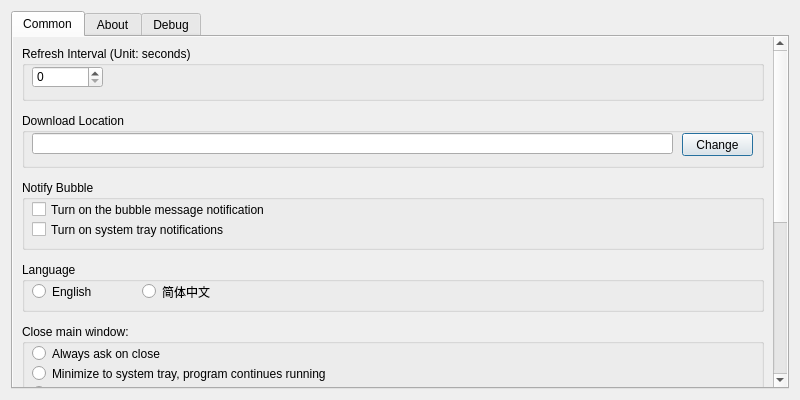
<?xml version="1.0" encoding="UTF-8"?>
<ui version="4.0">
 <class>SettingsDialog</class>
 <widget class="QDialog" name="SettingsDialog">
  <property name="geometry">
   <rect>
    <x>0</x>
    <y>0</y>
    <width>800</width>
    <height>400</height>
   </rect>
  </property>
  <property name="windowTitle">
   <string>Settings</string>
  </property>
  <layout class="QGridLayout" name="gridLayout">
   <item row="0" column="0">
    <widget class="QTabWidget" name="tabWidget">
     <property name="currentIndex">
      <number>0</number>
     </property>
     <widget class="QWidget" name="Common">
      <attribute name="title">
       <string>Common</string>
      </attribute>
      <layout class="QGridLayout" name="gridLayout_5">
       <property name="leftMargin">
        <number>0</number>
       </property>
       <property name="topMargin">
        <number>0</number>
       </property>
       <property name="rightMargin">
        <number>0</number>
       </property>
       <property name="bottomMargin">
        <number>0</number>
       </property>
       <property name="horizontalSpacing">
        <number>0</number>
       </property>
       <item row="0" column="0">
        <widget class="QScrollArea" name="scrollArea_Common">
         <property name="styleSheet">
          <string notr="true">QScrollArea#scrollArea_Common {
	border: none;
}</string>
         </property>
         <property name="widgetResizable">
          <bool>true</bool>
         </property>
         <widget class="QWidget" name="scrollAreaWidgetContents">
          <property name="geometry">
           <rect>
            <x>0</x>
            <y>0</y>
            <width>759</width>
            <height>657</height>
           </rect>
          </property>
          <layout class="QVBoxLayout" name="verticalLayout_3">
           <property name="spacing">
            <number>12</number>
           </property>
           <property name="leftMargin">
            <number>9</number>
           </property>
           <property name="topMargin">
            <number>9</number>
           </property>
           <property name="rightMargin">
            <number>9</number>
           </property>
           <property name="bottomMargin">
            <number>9</number>
           </property>
           <item>
            <widget class="QGroupBox" name="groupBox_14">
             <property name="sizePolicy">
              <sizepolicy hsizetype="Preferred" vsizetype="Fixed">
               <horstretch>0</horstretch>
               <verstretch>0</verstretch>
              </sizepolicy>
             </property>
             <property name="minimumSize">
              <size>
               <width>0</width>
               <height>55</height>
              </size>
             </property>
             <property name="title">
              <string>Refresh Interval (Unit: seconds)</string>
             </property>
             <widget class="QSpinBox" name="spinBox_RefreshInterval">
              <property name="geometry">
               <rect>
                <x>10</x>
                <y>20</y>
                <width>71</width>
                <height>22</height>
               </rect>
              </property>
              <property name="maximum">
               <number>3600</number>
              </property>
             </widget>
            </widget>
           </item>
           <item>
            <widget class="QGroupBox" name="groupBox_15">
             <property name="sizePolicy">
              <sizepolicy hsizetype="Preferred" vsizetype="Fixed">
               <horstretch>0</horstretch>
               <verstretch>0</verstretch>
              </sizepolicy>
             </property>
             <property name="minimumSize">
              <size>
               <width>0</width>
               <height>55</height>
              </size>
             </property>
             <property name="title">
              <string>Download Location</string>
             </property>
             <widget class="QPushButton" name="pushButton_SelectDownloadLocation">
              <property name="geometry">
               <rect>
                <x>660</x>
                <y>20</y>
                <width>71</width>
                <height>23</height>
               </rect>
              </property>
              <property name="text">
               <string>Change</string>
              </property>
             </widget>
             <widget class="QLineEdit" name="lineEdit_DownloadLocation">
              <property name="geometry">
               <rect>
                <x>10</x>
                <y>20</y>
                <width>641</width>
                <height>21</height>
               </rect>
              </property>
              <property name="readOnly">
               <bool>true</bool>
              </property>
             </widget>
            </widget>
           </item>
           <item>
            <widget class="QGroupBox" name="groupBox_16">
             <property name="sizePolicy">
              <sizepolicy hsizetype="Preferred" vsizetype="Fixed">
               <horstretch>0</horstretch>
               <verstretch>0</verstretch>
              </sizepolicy>
             </property>
             <property name="minimumSize">
              <size>
               <width>0</width>
               <height>70</height>
              </size>
             </property>
             <property name="title">
              <string>Notify Bubble</string>
             </property>
             <widget class="QCheckBox" name="checkBox_NotifyBubble">
              <property name="geometry">
               <rect>
                <x>10</x>
                <y>20</y>
                <width>361</width>
                <height>19</height>
               </rect>
              </property>
              <property name="text">
               <string>Turn on the bubble message notification</string>
              </property>
             </widget>
             <widget class="QCheckBox" name="checkBox_SystemTrayNotify">
              <property name="geometry">
               <rect>
                <x>10</x>
                <y>40</y>
                <width>361</width>
                <height>19</height>
               </rect>
              </property>
              <property name="text">
               <string>Turn on system tray notifications</string>
              </property>
             </widget>
            </widget>
           </item>
           <item>
            <widget class="QGroupBox" name="groupBox">
             <property name="sizePolicy">
              <sizepolicy hsizetype="Preferred" vsizetype="Fixed">
               <horstretch>0</horstretch>
               <verstretch>0</verstretch>
              </sizepolicy>
             </property>
             <property name="minimumSize">
              <size>
               <width>0</width>
               <height>50</height>
              </size>
             </property>
             <property name="title">
              <string>Language</string>
             </property>
             <widget class="QRadioButton" name="radioButton_lang_en_US">
              <property name="geometry">
               <rect>
                <x>10</x>
                <y>20</y>
                <width>95</width>
                <height>19</height>
               </rect>
              </property>
              <property name="text">
               <string notr="true">English</string>
              </property>
             </widget>
             <widget class="QRadioButton" name="radioButton_lang_zh_CN">
              <property name="geometry">
               <rect>
                <x>120</x>
                <y>20</y>
                <width>95</width>
                <height>19</height>
               </rect>
              </property>
              <property name="text">
               <string notr="true">简体中文</string>
              </property>
             </widget>
            </widget>
           </item>
           <item>
            <widget class="QGroupBox" name="groupBox_19">
             <property name="sizePolicy">
              <sizepolicy hsizetype="Preferred" vsizetype="Fixed">
               <horstretch>0</horstretch>
               <verstretch>0</verstretch>
              </sizepolicy>
             </property>
             <property name="minimumSize">
              <size>
               <width>0</width>
               <height>90</height>
              </size>
             </property>
             <property name="title">
              <string>Close main window:</string>
             </property>
             <widget class="QRadioButton" name="radioButton_cmw_tray">
              <property name="geometry">
               <rect>
                <x>10</x>
                <y>40</y>
                <width>721</width>
                <height>19</height>
               </rect>
              </property>
              <property name="text">
               <string>Minimize to system tray, program continues running</string>
              </property>
             </widget>
             <widget class="QRadioButton" name="radioButton_cmw_exit">
              <property name="geometry">
               <rect>
                <x>10</x>
                <y>60</y>
                <width>721</width>
                <height>19</height>
               </rect>
              </property>
              <property name="text">
               <string>Exit the program</string>
              </property>
             </widget>
             <widget class="QRadioButton" name="radioButton_cmw_ask">
              <property name="geometry">
               <rect>
                <x>10</x>
                <y>20</y>
                <width>721</width>
                <height>19</height>
               </rect>
              </property>
              <property name="text">
               <string>Always ask on close</string>
              </property>
             </widget>
            </widget>
           </item>
           <item>
            <widget class="QGroupBox" name="groupBox_20">
             <property name="sizePolicy">
              <sizepolicy hsizetype="Preferred" vsizetype="Fixed">
               <horstretch>0</horstretch>
               <verstretch>0</verstretch>
              </sizepolicy>
             </property>
             <property name="minimumSize">
              <size>
               <width>0</width>
               <height>65</height>
              </size>
             </property>
             <property name="title">
              <string>Start:</string>
             </property>
             <widget class="QCheckBox" name="checkBox_RunAtSystemStartup">
              <property name="geometry">
               <rect>
                <x>10</x>
                <y>20</y>
                <width>301</width>
                <height>19</height>
               </rect>
              </property>
              <property name="text">
               <string>Run at system startup</string>
              </property>
             </widget>
             <widget class="QCheckBox" name="checkBox_StartMinimizedToTray">
              <property name="geometry">
               <rect>
                <x>10</x>
                <y>40</y>
                <width>301</width>
                <height>19</height>
               </rect>
              </property>
              <property name="text">
               <string>Start minimized to tray</string>
              </property>
             </widget>
            </widget>
           </item>
           <item>
            <widget class="QGroupBox" name="groupBox_17">
             <property name="sizePolicy">
              <sizepolicy hsizetype="Preferred" vsizetype="Fixed">
               <horstretch>0</horstretch>
               <verstretch>0</verstretch>
              </sizepolicy>
             </property>
             <property name="minimumSize">
              <size>
               <width>0</width>
               <height>55</height>
              </size>
             </property>
             <property name="title">
              <string>File Watcher Debounce Delay</string>
             </property>
             <widget class="QSpinBox" name="spinBox_DebounceDelay">
              <property name="geometry">
               <rect>
                <x>10</x>
                <y>20</y>
                <width>71</width>
                <height>22</height>
               </rect>
              </property>
              <property name="maximum">
               <number>10000</number>
              </property>
             </widget>
            </widget>
           </item>
           <item>
            <widget class="QGroupBox" name="groupBox_18">
             <property name="sizePolicy">
              <sizepolicy hsizetype="Preferred" vsizetype="Fixed">
               <horstretch>0</horstretch>
               <verstretch>0</verstretch>
              </sizepolicy>
             </property>
             <property name="minimumSize">
              <size>
               <width>0</width>
               <height>115</height>
              </size>
             </property>
             <property name="title">
              <string>Network Agent</string>
             </property>
             <widget class="QPushButton" name="pushButton_AgentConfirm">
              <property name="geometry">
               <rect>
                <x>220</x>
                <y>20</y>
                <width>75</width>
                <height>23</height>
               </rect>
              </property>
              <property name="text">
               <string>Confirm</string>
              </property>
             </widget>
             <widget class="QLabel" name="label_4">
              <property name="geometry">
               <rect>
                <x>270</x>
                <y>80</y>
                <width>91</width>
                <height>21</height>
               </rect>
              </property>
              <property name="font">
               <font>
                <pointsize>11</pointsize>
               </font>
              </property>
              <property name="text">
               <string>Password</string>
              </property>
             </widget>
             <widget class="QLabel" name="label_2">
              <property name="geometry">
               <rect>
                <x>10</x>
                <y>76</y>
                <width>91</width>
                <height>21</height>
               </rect>
              </property>
              <property name="font">
               <font>
                <pointsize>11</pointsize>
               </font>
              </property>
              <property name="text">
               <string>UserName</string>
              </property>
             </widget>
             <widget class="QLabel" name="label_3">
              <property name="geometry">
               <rect>
                <x>270</x>
                <y>50</y>
                <width>91</width>
                <height>21</height>
               </rect>
              </property>
              <property name="font">
               <font>
                <pointsize>11</pointsize>
               </font>
              </property>
              <property name="text">
               <string>Port</string>
              </property>
             </widget>
             <widget class="QLineEdit" name="lineEdit_Password">
              <property name="geometry">
               <rect>
                <x>370</x>
                <y>80</y>
                <width>151</width>
                <height>21</height>
               </rect>
              </property>
              <property name="clearButtonEnabled">
               <bool>true</bool>
              </property>
             </widget>
             <widget class="QLineEdit" name="lineEdit_Server">
              <property name="geometry">
               <rect>
                <x>110</x>
                <y>50</y>
                <width>151</width>
                <height>21</height>
               </rect>
              </property>
              <property name="clearButtonEnabled">
               <bool>true</bool>
              </property>
             </widget>
             <widget class="QLineEdit" name="lineEdit_Port">
              <property name="geometry">
               <rect>
                <x>370</x>
                <y>50</y>
                <width>151</width>
                <height>21</height>
               </rect>
              </property>
              <property name="clearButtonEnabled">
               <bool>true</bool>
              </property>
             </widget>
             <widget class="QLineEdit" name="lineEdit_UserName">
              <property name="geometry">
               <rect>
                <x>110</x>
                <y>80</y>
                <width>151</width>
                <height>21</height>
               </rect>
              </property>
              <property name="clearButtonEnabled">
               <bool>true</bool>
              </property>
             </widget>
             <widget class="QPushButton" name="pushButton_AgentTest">
              <property name="geometry">
               <rect>
                <x>130</x>
                <y>20</y>
                <width>75</width>
                <height>23</height>
               </rect>
              </property>
              <property name="text">
               <string>Test</string>
              </property>
             </widget>
             <widget class="QComboBox" name="comboBox_AgentMode">
              <property name="geometry">
               <rect>
                <x>10</x>
                <y>20</y>
                <width>111</width>
                <height>22</height>
               </rect>
              </property>
              <item>
               <property name="text">
                <string>Not Agent</string>
               </property>
              </item>
              <item>
               <property name="text">
                <string>HTTP Proxy</string>
               </property>
              </item>
              <item>
               <property name="text">
                <string>SOCKS5 Proxy</string>
               </property>
              </item>
             </widget>
             <widget class="QLabel" name="label">
              <property name="geometry">
               <rect>
                <x>10</x>
                <y>50</y>
                <width>91</width>
                <height>21</height>
               </rect>
              </property>
              <property name="font">
               <font>
                <pointsize>11</pointsize>
               </font>
              </property>
              <property name="text">
               <string>Server</string>
              </property>
             </widget>
            </widget>
           </item>
          </layout>
         </widget>
        </widget>
       </item>
      </layout>
     </widget>
     <widget class="QWidget" name="About">
      <attribute name="title">
       <string>About</string>
      </attribute>
      <layout class="QGridLayout" name="gridLayout_4">
       <property name="leftMargin">
        <number>0</number>
       </property>
       <property name="topMargin">
        <number>0</number>
       </property>
       <property name="rightMargin">
        <number>0</number>
       </property>
       <property name="bottomMargin">
        <number>0</number>
       </property>
       <property name="spacing">
        <number>0</number>
       </property>
       <item row="0" column="0">
        <widget class="QScrollArea" name="scrollArea_About">
         <property name="styleSheet">
          <string notr="true">QScrollArea#scrollArea_About {
	border: none;
}</string>
         </property>
         <property name="widgetResizable">
          <bool>true</bool>
         </property>
         <widget class="QWidget" name="scrollAreaWidgetContents_3">
          <property name="geometry">
           <rect>
            <x>0</x>
            <y>0</y>
            <width>776</width>
            <height>354</height>
           </rect>
          </property>
          <layout class="QVBoxLayout" name="verticalLayout_2">
           <item>
            <widget class="QGroupBox" name="groupBox_3">
             <property name="sizePolicy">
              <sizepolicy hsizetype="Preferred" vsizetype="Fixed">
               <horstretch>0</horstretch>
               <verstretch>0</verstretch>
              </sizepolicy>
             </property>
             <property name="minimumSize">
              <size>
               <width>0</width>
               <height>100</height>
              </size>
             </property>
             <property name="title">
              <string>Version</string>
             </property>
             <layout class="QVBoxLayout" name="verticalLayout_4">
              <property name="spacing">
               <number>0</number>
              </property>
              <property name="leftMargin">
               <number>9</number>
              </property>
              <property name="topMargin">
               <number>9</number>
              </property>
              <property name="rightMargin">
               <number>9</number>
              </property>
              <property name="bottomMargin">
               <number>9</number>
              </property>
              <item>
               <widget class="QWidget" name="widget_2" native="true">
                <property name="sizePolicy">
                 <sizepolicy hsizetype="Preferred" vsizetype="Fixed">
                  <horstretch>0</horstretch>
                  <verstretch>0</verstretch>
                 </sizepolicy>
                </property>
                <property name="minimumSize">
                 <size>
                  <width>0</width>
                  <height>28</height>
                 </size>
                </property>
                <layout class="QHBoxLayout" name="horizontalLayout">
                 <property name="spacing">
                  <number>12</number>
                 </property>
                 <property name="leftMargin">
                  <number>9</number>
                 </property>
                 <property name="topMargin">
                  <number>9</number>
                 </property>
                 <property name="rightMargin">
                  <number>9</number>
                 </property>
                 <property name="bottomMargin">
                  <number>9</number>
                 </property>
                 <item>
                  <widget class="QLabel" name="label_Version">
                   <property name="sizePolicy">
                    <sizepolicy hsizetype="Preferred" vsizetype="Preferred">
                     <horstretch>0</horstretch>
                     <verstretch>0</verstretch>
                    </sizepolicy>
                   </property>
                   <property name="minimumSize">
                    <size>
                     <width>0</width>
                     <height>0</height>
                    </size>
                   </property>
                   <property name="text">
                    <string notr="true"/>
                   </property>
                   <property name="openExternalLinks">
                    <bool>true</bool>
                   </property>
                  </widget>
                 </item>
                 <item>
                  <widget class="QLabel" name="label_BuildType">
                   <property name="sizePolicy">
                    <sizepolicy hsizetype="Maximum" vsizetype="Preferred">
                     <horstretch>0</horstretch>
                     <verstretch>0</verstretch>
                    </sizepolicy>
                   </property>
                   <property name="text">
                    <string notr="true">Debug</string>
                   </property>
                  </widget>
                 </item>
                 <item>
                  <widget class="QLabel" name="label_Update">
                   <property name="sizePolicy">
                    <sizepolicy hsizetype="Maximum" vsizetype="Preferred">
                     <horstretch>0</horstretch>
                     <verstretch>0</verstretch>
                    </sizepolicy>
                   </property>
                   <property name="text">
                    <string>&lt;a href='https://github.com/Gerry-LGJ/SecAssistUp/releases'&gt;Manual Update&lt;/a&gt;</string>
                   </property>
                   <property name="openExternalLinks">
                    <bool>true</bool>
                   </property>
                  </widget>
                 </item>
                 <item>
                  <widget class="QLabel" name="label_GitHub">
                   <property name="sizePolicy">
                    <sizepolicy hsizetype="Maximum" vsizetype="Preferred">
                     <horstretch>0</horstretch>
                     <verstretch>0</verstretch>
                    </sizepolicy>
                   </property>
                   <property name="text">
                    <string notr="true">&lt;a href='https://github.com/Gerry-LGJ/SecAssistUp'&gt;GitHub&lt;/a&gt;</string>
                   </property>
                   <property name="openExternalLinks">
                    <bool>true</bool>
                   </property>
                  </widget>
                 </item>
                </layout>
               </widget>
              </item>
              <item>
               <widget class="QWidget" name="widget" native="true">
                <property name="sizePolicy">
                 <sizepolicy hsizetype="Preferred" vsizetype="Fixed">
                  <horstretch>0</horstretch>
                  <verstretch>0</verstretch>
                 </sizepolicy>
                </property>
                <property name="minimumSize">
                 <size>
                  <width>0</width>
                  <height>28</height>
                 </size>
                </property>
                <widget class="QRadioButton" name="radioButton_ud_auto">
                 <property name="geometry">
                  <rect>
                   <x>7</x>
                   <y>3</y>
                   <width>110</width>
                   <height>19</height>
                  </rect>
                 </property>
                 <property name="sizePolicy">
                  <sizepolicy hsizetype="Maximum" vsizetype="Fixed">
                   <horstretch>0</horstretch>
                   <verstretch>0</verstretch>
                  </sizepolicy>
                 </property>
                 <property name="text">
                  <string>Auto Update</string>
                 </property>
                </widget>
                <widget class="QRadioButton" name="radioButton_ud_notify">
                 <property name="geometry">
                  <rect>
                   <x>170</x>
                   <y>3</y>
                   <width>401</width>
                   <height>19</height>
                  </rect>
                 </property>
                 <property name="sizePolicy">
                  <sizepolicy hsizetype="Maximum" vsizetype="Fixed">
                   <horstretch>0</horstretch>
                   <verstretch>0</verstretch>
                  </sizepolicy>
                 </property>
                 <property name="text">
                  <string>Notify me when updates are available (System Tray Icon)</string>
                 </property>
                </widget>
               </widget>
              </item>
              <item>
               <widget class="QWidget" name="widget_3" native="true">
                <property name="sizePolicy">
                 <sizepolicy hsizetype="Preferred" vsizetype="Fixed">
                  <horstretch>0</horstretch>
                  <verstretch>0</verstretch>
                 </sizepolicy>
                </property>
                <property name="minimumSize">
                 <size>
                  <width>0</width>
                  <height>28</height>
                 </size>
                </property>
                <widget class="QPushButton" name="pushButton_CheckForUpdates">
                 <property name="geometry">
                  <rect>
                   <x>6</x>
                   <y>0</y>
                   <width>150</width>
                   <height>23</height>
                  </rect>
                 </property>
                 <property name="sizePolicy">
                  <sizepolicy hsizetype="Maximum" vsizetype="Maximum">
                   <horstretch>0</horstretch>
                   <verstretch>0</verstretch>
                  </sizepolicy>
                 </property>
                 <property name="minimumSize">
                  <size>
                   <width>150</width>
                   <height>0</height>
                  </size>
                 </property>
                 <property name="text">
                  <string>Check for Updates</string>
                 </property>
                </widget>
                <widget class="QLabel" name="label_CheckForUpdatesMsg">
                 <property name="geometry">
                  <rect>
                   <x>171</x>
                   <y>0</y>
                   <width>220</width>
                   <height>21</height>
                  </rect>
                 </property>
                 <property name="sizePolicy">
                  <sizepolicy hsizetype="Fixed" vsizetype="Preferred">
                   <horstretch>0</horstretch>
                   <verstretch>0</verstretch>
                  </sizepolicy>
                 </property>
                 <property name="minimumSize">
                  <size>
                   <width>220</width>
                   <height>0</height>
                  </size>
                 </property>
                 <property name="text">
                  <string/>
                 </property>
                </widget>
                <widget class="QProgressBar" name="progressBar_UpdateDownload">
                 <property name="geometry">
                  <rect>
                   <x>406</x>
                   <y>0</y>
                   <width>331</width>
                   <height>23</height>
                  </rect>
                 </property>
                 <property name="value">
                  <number>24</number>
                 </property>
                </widget>
               </widget>
              </item>
             </layout>
            </widget>
           </item>
           <item>
            <widget class="QGroupBox" name="groupBox_2">
             <property name="sizePolicy">
              <sizepolicy hsizetype="Preferred" vsizetype="Fixed">
               <horstretch>0</horstretch>
               <verstretch>0</verstretch>
              </sizepolicy>
             </property>
             <property name="minimumSize">
              <size>
               <width>0</width>
               <height>50</height>
              </size>
             </property>
             <property name="title">
              <string>Author</string>
             </property>
             <widget class="QLabel" name="label_5">
              <property name="geometry">
               <rect>
                <x>10</x>
                <y>20</y>
                <width>241</width>
                <height>16</height>
               </rect>
              </property>
              <property name="text">
               <string notr="true">TimeChicken</string>
              </property>
             </widget>
            </widget>
           </item>
           <item>
            <widget class="QGroupBox" name="groupBox_8">
             <property name="sizePolicy">
              <sizepolicy hsizetype="Preferred" vsizetype="Fixed">
               <horstretch>0</horstretch>
               <verstretch>0</verstretch>
              </sizepolicy>
             </property>
             <property name="minimumSize">
              <size>
               <width>0</width>
               <height>50</height>
              </size>
             </property>
             <property name="title">
              <string>Qt Version</string>
             </property>
             <widget class="QLabel" name="label_QtVersion">
              <property name="geometry">
               <rect>
                <x>10</x>
                <y>20</y>
                <width>241</width>
                <height>16</height>
               </rect>
              </property>
              <property name="text">
               <string notr="true"/>
              </property>
             </widget>
            </widget>
           </item>
           <item>
            <widget class="QGroupBox" name="groupBox_13">
             <property name="sizePolicy">
              <sizepolicy hsizetype="Preferred" vsizetype="Fixed">
               <horstretch>0</horstretch>
               <verstretch>0</verstretch>
              </sizepolicy>
             </property>
             <property name="minimumSize">
              <size>
               <width>0</width>
               <height>50</height>
              </size>
             </property>
             <property name="title">
              <string>Build Time</string>
             </property>
             <widget class="QLabel" name="label_BuildTime">
              <property name="geometry">
               <rect>
                <x>10</x>
                <y>20</y>
                <width>241</width>
                <height>16</height>
               </rect>
              </property>
              <property name="text">
               <string notr="true"/>
              </property>
             </widget>
            </widget>
           </item>
          </layout>
         </widget>
        </widget>
       </item>
      </layout>
     </widget>
     <widget class="QWidget" name="Debug">
      <attribute name="title">
       <string>Debug</string>
      </attribute>
      <layout class="QGridLayout" name="gridLayout_2">
       <property name="leftMargin">
        <number>0</number>
       </property>
       <property name="topMargin">
        <number>0</number>
       </property>
       <property name="rightMargin">
        <number>0</number>
       </property>
       <property name="bottomMargin">
        <number>0</number>
       </property>
       <property name="spacing">
        <number>0</number>
       </property>
       <item row="0" column="0">
        <widget class="QScrollArea" name="scrollArea_Debug">
         <property name="styleSheet">
          <string notr="true">QScrollArea#scrollArea_Debug {
	border: none;
}</string>
         </property>
         <property name="widgetResizable">
          <bool>true</bool>
         </property>
         <widget class="QWidget" name="scrollAreaWidgetContents_2">
          <property name="geometry">
           <rect>
            <x>0</x>
            <y>0</y>
            <width>776</width>
            <height>354</height>
           </rect>
          </property>
          <property name="styleSheet">
           <string notr="true"/>
          </property>
          <layout class="QVBoxLayout" name="verticalLayout">
           <item>
            <widget class="QGroupBox" name="groupBox_4">
             <property name="sizePolicy">
              <sizepolicy hsizetype="Preferred" vsizetype="Fixed">
               <horstretch>0</horstretch>
               <verstretch>0</verstretch>
              </sizepolicy>
             </property>
             <property name="minimumSize">
              <size>
               <width>0</width>
               <height>55</height>
              </size>
             </property>
             <property name="title">
              <string>Debug Enable</string>
             </property>
             <widget class="QCheckBox" name="checkBox_DbgEnable">
              <property name="geometry">
               <rect>
                <x>10</x>
                <y>20</y>
                <width>531</width>
                <height>19</height>
               </rect>
              </property>
              <property name="text">
               <string>Enable (Do not enter Debug mode unless you know what you are doing.)</string>
              </property>
             </widget>
            </widget>
           </item>
           <item>
            <widget class="QGroupBox" name="groupBox_5">
             <property name="sizePolicy">
              <sizepolicy hsizetype="Preferred" vsizetype="Fixed">
               <horstretch>0</horstretch>
               <verstretch>0</verstretch>
              </sizepolicy>
             </property>
             <property name="minimumSize">
              <size>
               <width>0</width>
               <height>55</height>
              </size>
             </property>
             <property name="title">
              <string>Test</string>
             </property>
             <widget class="QPushButton" name="pushButton_TestCrash">
              <property name="geometry">
               <rect>
                <x>10</x>
                <y>20</y>
                <width>75</width>
                <height>23</height>
               </rect>
              </property>
              <property name="text">
               <string>Test Crash</string>
              </property>
             </widget>
             <widget class="QPushButton" name="pushButton_Restart">
              <property name="geometry">
               <rect>
                <x>90</x>
                <y>20</y>
                <width>75</width>
                <height>23</height>
               </rect>
              </property>
              <property name="text">
               <string>Restart</string>
              </property>
             </widget>
             <widget class="QPushButton" name="pushButton_SystemTray">
              <property name="geometry">
               <rect>
                <x>170</x>
                <y>20</y>
                <width>91</width>
                <height>23</height>
               </rect>
              </property>
              <property name="text">
               <string>System Tray</string>
              </property>
             </widget>
             <widget class="QPushButton" name="pushButton_Notification">
              <property name="geometry">
               <rect>
                <x>270</x>
                <y>20</y>
                <width>121</width>
                <height>23</height>
               </rect>
              </property>
              <property name="text">
               <string>Test Notification</string>
              </property>
             </widget>
            </widget>
           </item>
           <item>
            <widget class="QGroupBox" name="groupBox_6">
             <property name="sizePolicy">
              <sizepolicy hsizetype="Preferred" vsizetype="Fixed">
               <horstretch>0</horstretch>
               <verstretch>0</verstretch>
              </sizepolicy>
             </property>
             <property name="minimumSize">
              <size>
               <width>0</width>
               <height>55</height>
              </size>
             </property>
             <property name="title">
              <string>Logger</string>
             </property>
             <widget class="QPushButton" name="pushButton_OpenLogFolder">
              <property name="geometry">
               <rect>
                <x>10</x>
                <y>20</y>
                <width>111</width>
                <height>23</height>
               </rect>
              </property>
              <property name="text">
               <string>Open Directory</string>
              </property>
             </widget>
            </widget>
           </item>
           <item>
            <widget class="QGroupBox" name="groupBox_7">
             <property name="sizePolicy">
              <sizepolicy hsizetype="Preferred" vsizetype="Fixed">
               <horstretch>0</horstretch>
               <verstretch>0</verstretch>
              </sizepolicy>
             </property>
             <property name="minimumSize">
              <size>
               <width>0</width>
               <height>55</height>
              </size>
             </property>
             <property name="title">
              <string>Configuration</string>
             </property>
             <widget class="QPushButton" name="pushButton_OpenCfg">
              <property name="geometry">
               <rect>
                <x>10</x>
                <y>20</y>
                <width>111</width>
                <height>23</height>
               </rect>
              </property>
              <property name="text">
               <string>Open In Notepad</string>
              </property>
             </widget>
            </widget>
           </item>
          </layout>
         </widget>
        </widget>
       </item>
      </layout>
     </widget>
    </widget>
   </item>
  </layout>
 </widget>
 <resources/>
 <connections/>
</ui>
